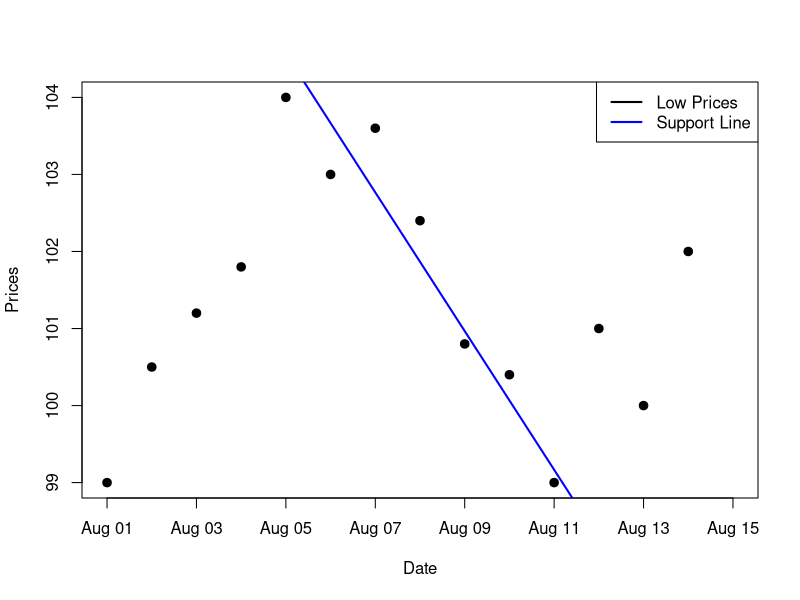

Generate this figure with R:
# Load required package
library(zoo)

# Function to find the support line for stock prices
find_support_line <- function(prices, interval) {
	# Extract the lows over the interval
	lows <- zoo::rollapply(prices$Low, interval, min, align = "right", fill = NA)
	
	# Find indices of local minima
	min_indices <- which(!is.na(lows) & prices$Low == lows)
	
	# Get the x (time) and y (prices) values for the regression
	x <- min_indices
	y <- prices$Low[min_indices]
	
	# Check if there are enough points to fit a line
	if (length(x) >= 2) {
		# Perform linear regression to find the support line
		model <- lm(y ~ x)
		
		# Get the coefficients for the line
		intercept <- coef(model)[1]
		slope <- coef(model)[2]
		
		# Generate the support line values
		support_line <- intercept + slope * seq_along(prices$Low)
	} else {
		# Not enough points to fit a line
		support_line <- rep(NA, length(prices$Low))
	}
	
	# Return the computed support line
	return(support_line)
}




# Example stock prices data
stock_data <- data.frame(
		Date = as.Date('2023-08-01') + 0:14,
		Open = c(100, 101, 102, 103, 104, 105, 104, 103, 102, 101, 100, 102, 101, 103, 105),
		High = c(101, 102, 103, 104, 105, 106, 105, 104, 103, 102, 101, 103, 102, 104, 106),
		Low = c(99, 100.5, 101.2, 101.8, 104, 103, 103.6, 102.4, 100.8, 100.4, 99, 101, 100, 102, 104),
		Close = c(100, 101, 102, 103, 104, 105, 104, 103, 102, 101, 100, 102, 101, 103, 105)
)

# Set the interval over which to find the support line
interval <- 5

# Calculate the support line
support_line <- find_support_line(stock_data, interval)

# Print the support line
print(support_line)

# Plotting the prices and support line
plot(stock_data$Date, stock_data$Low, pch = 19,
		col = "black", lwd = 2, ylab = "Prices", xlab = "Date")
lines(stock_data$Date, support_line, col = "blue", lwd = 2)
legend("topright", legend = c("Low Prices", "Support Line"), col = c("black", "blue"), lty = 1, lwd = 2)
